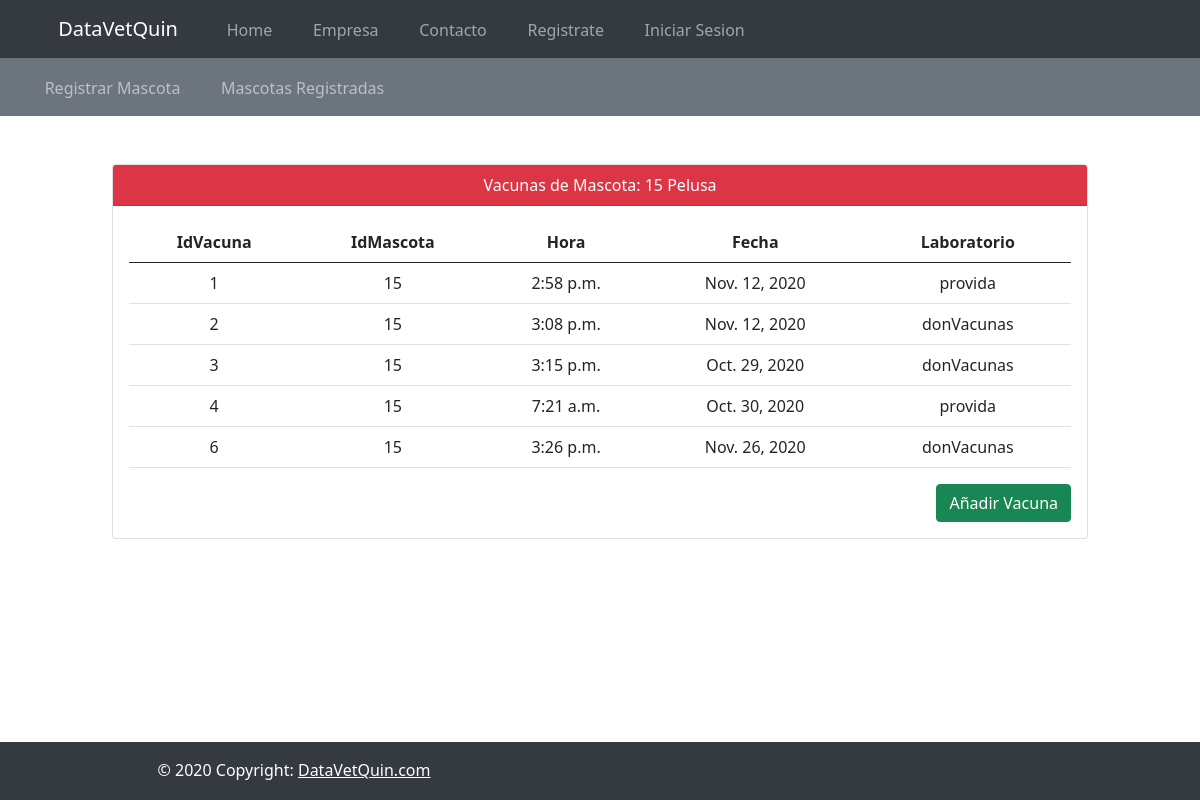
Page /listarVacuna/15/Pelusa on the committed database.
### vacuna/models.py (models this page shows, shortened)
class Vacuna(models.Model):
    idMascota = models.IntegerField(verbose_name="Id Mascota")
    hora = models.TimeField(verbose_name="Hora vacuna")
    fecha = models.DateField(verbose_name="Fecha vacuna")
    laboratorio = models.CharField(verbose_name="nombre laboratorio", max_length=50)

### vacuna/views.py (the view)
# urls.py: path('listarVacuna/<int:masc_id>/<nombre>',views.listarVacuna, name="listarVacuna")
def listarVacuna(request,masc_id,nombre):
    idMascota = masc_id
    nombreMascota = nombre
    vacuna = Vacuna.objects.filter(idMascota = masc_id)
    return render(request,'listarVacuna.html',{'vacuna':vacuna,'idMascota':idMascota,'nombreMascota':nombreMascota})

### vacuna/templates/listarVacuna.html
{% extends 'base_mascota.html' %}
{% block mascota %}
<main class="container-fluid">
    <div class="row pt-5">
        <div class="col-lg-10 col-md-10 col-sm-12 mx-auto">
            <div class="card">
                <div class="card-header text-center bg-danger text-white">
                    <span>Vacunas de Mascota: {{idMascota}} {{nombreMascota}}</span>
                </div>
                <div class="card-body">
                    <table class="table text-center ">
                    <thead>
                        <tr>
                            <th>IdVacuna</th>
                            <th>IdMascota</th>
                            <th>Hora</th>
                            <th>Fecha</th>
                            <th>Laboratorio</th>
                        </tr>
                    </thead>
                    <tbody>
                        {% for v in vacuna %}
                        <tr>
                            <td class="pt-2">{{v.id}}</td>
                            <td class="pt-2">{{v.idMascota}}</td>
                            <td class="pt-2">{{v.hora}}</td>
                            <td class="pt-2">{{v.fecha}}</td>
                            <td class="pt-2">{{v.laboratorio}}</td>
                        </tr>
                        {% endfor %}
                    </tbody>
                </table>
                <a href="{% url 'registrarVacuna' idMascota nombreMascota %}" class="btn btn-success float-right">Añadir Vacuna</a>
                </div>
            </div>
        </div>
    </div>
</main>
{% endblock mascota %}

### rows in the picture
Vacuna: id "1", idMascota "15", hora "2:58 p.m.", fecha "Nov. 12, 2020", laboratorio "provida"
Vacuna: id "2", idMascota "15", hora "3:08 p.m.", fecha "Nov. 12, 2020", laboratorio "donVacunas"
Vacuna: id "3", idMascota "15", hora "3:15 p.m.", fecha "Oct. 29, 2020", laboratorio "donVacunas"
Vacuna: id "4", idMascota "15", hora "7:21 a.m.", fecha "Oct. 30, 2020", laboratorio "provida"
Vacuna: id "6", idMascota "15", hora "3:26 p.m.", fecha "Nov. 26, 2020", laboratorio "donVacunas"

### other values in the picture
{{ idMascota }} "15"
{{ nombreMascota }} "Pelusa"
